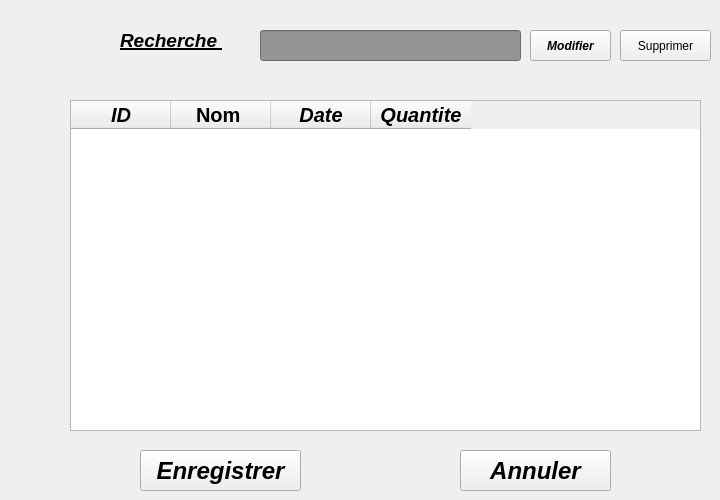
      <widget class="QWidget" name="tab_33">
       <attribute name="icon">
        <iconset>
         <normaloff>../../Desktop/AppData/Local/Microsoft/Windows/INetCache/IE/Y9S94ZRA/pharma/mod-removebg-preview (1).png</normaloff>../../Desktop/AppData/Local/Microsoft/Windows/INetCache/IE/Y9S94ZRA/pharma/mod-removebg-preview (1).png</iconset>
       </attribute>
       <attribute name="title">
        <string>Modification</string>
       </attribute>
       <widget class="QPushButton" name="pushButton_18">
        <property name="geometry">
         <rect>
          <x>140</x>
          <y>450</y>
          <width>161</width>
          <height>41</height>
         </rect>
        </property>
        <property name="font">
         <font>
          <pointsize>18</pointsize>
          <italic>true</italic>
          <bold>true</bold>
         </font>
        </property>
        <property name="styleSheet">
         <string notr="true"/>
        </property>
        <property name="text">
         <string>Enregistrer</string>
        </property>
       </widget>
       <widget class="QPushButton" name="pushButton_19">
        <property name="geometry">
         <rect>
          <x>460</x>
          <y>450</y>
          <width>151</width>
          <height>41</height>
         </rect>
        </property>
        <property name="font">
         <font>
          <pointsize>18</pointsize>
          <italic>true</italic>
          <bold>true</bold>
         </font>
        </property>
        <property name="styleSheet">
         <string notr="true"/>
        </property>
        <property name="text">
         <string>Annuler</string>
        </property>
       </widget>
       <widget class="QTableWidget" name="tableWidget_3">
        <property name="geometry">
         <rect>
          <x>70</x>
          <y>100</y>
          <width>631</width>
          <height>331</height>
         </rect>
        </property>
        <property name="minimumSize">
         <size>
          <width>511</width>
          <height>0</height>
         </size>
        </property>
        <property name="styleSheet">
         <string notr="true">color: rgb(0, 0, 0);
</string>
        </property>
        <property name="autoScrollMargin">
         <number>28</number>
        </property>
        <column>
         <property name="text">
          <string>ID</string>
         </property>
         <property name="font">
          <font>
           <pointsize>15</pointsize>
           <italic>true</italic>
           <bold>true</bold>
          </font>
         </property>
        </column>
        <column>
         <property name="text">
          <string>Nom </string>
         </property>
         <property name="font">
          <font>
           <pointsize>15</pointsize>
           <bold>true</bold>
          </font>
         </property>
        </column>
        <column>
         <property name="text">
          <string>Date</string>
         </property>
         <property name="font">
          <font>
           <pointsize>15</pointsize>
           <italic>true</italic>
           <bold>true</bold>
          </font>
         </property>
        </column>
        <column>
         <property name="text">
          <string>Quantite</string>
         </property>
         <property name="font">
          <font>
           <pointsize>15</pointsize>
           <italic>true</italic>
           <bold>true</bold>
          </font>
         </property>
        </column>
       </widget>
       <widget class="QLabel" name="label_83">
        <property name="geometry">
         <rect>
          <x>120</x>
          <y>30</y>
          <width>241</width>
          <height>21</height>
         </rect>
        </property>
        <property name="font">
         <font>
          <pointsize>14</pointsize>
          <italic>true</italic>
          <bold>true</bold>
          <underline>true</underline>
         </font>
        </property>
        <property name="text">
         <string>Recherche </string>
        </property>
       </widget>
       <widget class="QLineEdit" name="lineEdit_21">
        <property name="geometry">
         <rect>
          <x>260</x>
          <y>30</y>
          <width>261</width>
          <height>31</height>
         </rect>
        </property>
        <property name="styleSheet">
         <string notr="true">background-color: rgb(149, 149, 149);</string>
        </property>
       </widget>
       <widget class="QPushButton" name="pushButton_20">
        <property name="geometry">
         <rect>
          <x>530</x>
          <y>30</y>
          <width>81</width>
          <height>31</height>
         </rect>
        </property>
        <property name="font">
         <font>
          <pointsize>9</pointsize>
          <italic>true</italic>
          <bold>true</bold>
         </font>
        </property>
        <property name="styleSheet">
         <string notr="true"/>
        </property>
        <property name="text">
         <string>Modifier</string>
        </property>
       </widget>
       <widget class="QPushButton" name="pushButton_27">
        <property name="geometry">
         <rect>
          <x>620</x>
          <y>30</y>
          <width>91</width>
          <height>31</height>
         </rect>
        </property>
        <property name="styleSheet">
         <string notr="true"/>
        </property>
        <property name="text">
         <string>Supprimer</string>
        </property>
       </widget>
      </widget>
